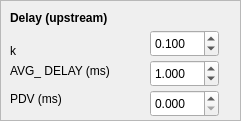
    <widget class="QFrame" name="frame_7">
     <property name="geometry">
      <rect>
       <x>260</x>
       <y>350</y>
       <width>241</width>
       <height>121</height>
      </rect>
     </property>
     <property name="frameShape">
      <enum>QFrame::StyledPanel</enum>
     </property>
     <property name="frameShadow">
      <enum>QFrame::Raised</enum>
     </property>
     <widget class="QLabel" name="label_38">
      <property name="geometry">
       <rect>
        <x>10</x>
        <y>10</y>
        <width>131</width>
        <height>16</height>
       </rect>
      </property>
      <property name="font">
       <font>
        <weight>75</weight>
        <bold>true</bold>
       </font>
      </property>
      <property name="text">
       <string>Delay (upstream)</string>
      </property>
     </widget>
     <widget class="QLabel" name="label_39">
      <property name="geometry">
       <rect>
        <x>10</x>
        <y>90</y>
        <width>121</width>
        <height>17</height>
       </rect>
      </property>
      <property name="text">
       <string>PDV (ms)</string>
      </property>
     </widget>
     <widget class="QDoubleSpinBox" name="delay_pdv_up">
      <property name="geometry">
       <rect>
        <x>150</x>
        <y>90</y>
        <width>69</width>
        <height>27</height>
       </rect>
      </property>
      <property name="decimals">
       <number>3</number>
      </property>
      <property name="maximum">
       <double>999.000000000000000</double>
      </property>
      <property name="singleStep">
       <double>0.100000000000000</double>
      </property>
      <property name="value">
       <double>0.000000000000000</double>
      </property>
     </widget>
     <widget class="QDoubleSpinBox" name="avg_delay_up">
      <property name="geometry">
       <rect>
        <x>150</x>
        <y>60</y>
        <width>69</width>
        <height>27</height>
       </rect>
      </property>
      <property name="decimals">
       <number>3</number>
      </property>
      <property name="maximum">
       <double>999.000000000000000</double>
      </property>
      <property name="singleStep">
       <double>0.500000000000000</double>
      </property>
      <property name="value">
       <double>1.000000000000000</double>
      </property>
     </widget>
     <widget class="QLabel" name="label_40">
      <property name="geometry">
       <rect>
        <x>10</x>
        <y>60</y>
        <width>121</width>
        <height>21</height>
       </rect>
      </property>
      <property name="text">
       <string>AVG_ DELAY (ms)</string>
      </property>
     </widget>
     <widget class="QLabel" name="label_41">
      <property name="geometry">
       <rect>
        <x>10</x>
        <y>40</y>
        <width>101</width>
        <height>21</height>
       </rect>
      </property>
      <property name="text">
       <string>k</string>
      </property>
     </widget>
     <widget class="QDoubleSpinBox" name="k_up">
      <property name="geometry">
       <rect>
        <x>150</x>
        <y>30</y>
        <width>69</width>
        <height>27</height>
       </rect>
      </property>
      <property name="decimals">
       <number>3</number>
      </property>
      <property name="maximum">
       <double>5.000000000000000</double>
      </property>
      <property name="singleStep">
       <double>0.100000000000000</double>
      </property>
      <property name="value">
       <double>0.100000000000000</double>
      </property>
     </widget>
    </widget>
